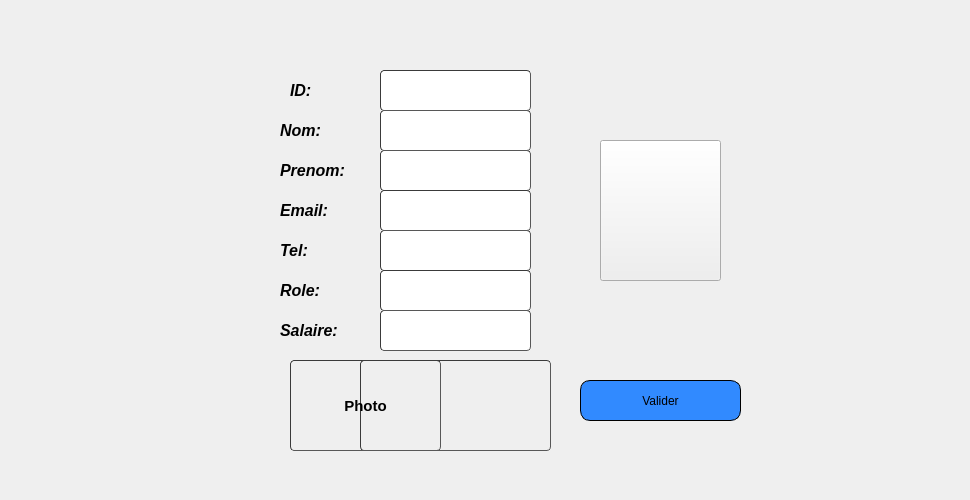
     <widget class="QWidget" name="page">
      <widget class="QLabel" name="text_nb">
       <property name="geometry">
        <rect>
         <x>280</x>
         <y>320</y>
         <width>91</width>
         <height>21</height>
        </rect>
       </property>
       <property name="font">
        <font>
         <pointsize>10</pointsize>
        </font>
       </property>
       <property name="text">
        <string>&lt;html&gt;&lt;head/&gt;&lt;body&gt;&lt;p&gt;&lt;span style=&quot; font-size:12pt; font-weight:600; font-style:italic;&quot;&gt;Salaire:&lt;/span&gt;&lt;/p&gt;&lt;/body&gt;&lt;/html&gt;</string>
       </property>
      </widget>
      <widget class="QLabel" name="text_prix">
       <property name="geometry">
        <rect>
         <x>280</x>
         <y>240</y>
         <width>61</width>
         <height>21</height>
        </rect>
       </property>
       <property name="font">
        <font>
         <pointsize>10</pointsize>
        </font>
       </property>
       <property name="text">
        <string>&lt;html&gt;&lt;head/&gt;&lt;body&gt;&lt;p&gt;&lt;span style=&quot; font-size:12pt; font-weight:600; font-style:italic;&quot;&gt;Tel:&lt;/span&gt;&lt;/p&gt;&lt;/body&gt;&lt;/html&gt;</string>
       </property>
      </widget>
      <widget class="QLabel" name="label_17">
       <property name="geometry">
        <rect>
         <x>290</x>
         <y>80</y>
         <width>51</width>
         <height>21</height>
        </rect>
       </property>
       <property name="font">
        <font>
         <pointsize>10</pointsize>
        </font>
       </property>
       <property name="text">
        <string>&lt;html&gt;&lt;head/&gt;&lt;body&gt;&lt;p&gt;&lt;span style=&quot; font-size:12pt; font-weight:600; font-style:italic;&quot;&gt;ID:&lt;/span&gt;&lt;/p&gt;&lt;/body&gt;&lt;/html&gt;</string>
       </property>
      </widget>
      <widget class="QLineEdit" name="prenom_emp">
       <property name="geometry">
        <rect>
         <x>380</x>
         <y>150</y>
         <width>151</width>
         <height>41</height>
        </rect>
       </property>
       <property name="styleSheet">
        <string notr="true">	border-width: 1px; border-radius: 4px;
	border-color: rgb(58, 58, 58);
	border-style: inset;
	padding: 0 8px;


	selection-color: rgb(60, 63, 65);</string>
       </property>
      </widget>
      <widget class="QLineEdit" name="tel_emp">
       <property name="geometry">
        <rect>
         <x>380</x>
         <y>230</y>
         <width>151</width>
         <height>41</height>
        </rect>
       </property>
       <property name="styleSheet">
        <string notr="true">	border-width: 1px; border-radius: 4px;
	border-color: rgb(58, 58, 58);
	border-style: inset;
	padding: 0 8px;


	selection-color: rgb(60, 63, 65);</string>
       </property>
      </widget>
      <widget class="QLabel" name="text_lieu">
       <property name="geometry">
        <rect>
         <x>280</x>
         <y>160</y>
         <width>91</width>
         <height>21</height>
        </rect>
       </property>
       <property name="font">
        <font>
         <pointsize>10</pointsize>
        </font>
       </property>
       <property name="text">
        <string>&lt;html&gt;&lt;head/&gt;&lt;body&gt;&lt;p&gt;&lt;span style=&quot; font-size:12pt; font-weight:600; font-style:italic;&quot;&gt;Prenom:&lt;/span&gt;&lt;/p&gt;&lt;/body&gt;&lt;/html&gt;</string>
       </property>
      </widget>
      <widget class="QLineEdit" name="nom_emp">
       <property name="geometry">
        <rect>
         <x>380</x>
         <y>110</y>
         <width>151</width>
         <height>41</height>
        </rect>
       </property>
       <property name="styleSheet">
        <string notr="true">	border-width: 1px; border-radius: 4px;
	border-color: rgb(58, 58, 58);
	border-style: inset;
	padding: 0 8px;


	selection-color: rgb(60, 63, 65);</string>
       </property>
      </widget>
      <widget class="QLineEdit" name="email_emp">
       <property name="geometry">
        <rect>
         <x>380</x>
         <y>190</y>
         <width>151</width>
         <height>41</height>
        </rect>
       </property>
       <property name="styleSheet">
        <string notr="true">	border-width: 1px; border-radius: 4px;
	border-color: rgb(58, 58, 58);
	border-style: inset;
	padding: 0 8px;


	selection-color: rgb(60, 63, 65);</string>
       </property>
      </widget>
      <widget class="QLabel" name="text_date">
       <property name="geometry">
        <rect>
         <x>280</x>
         <y>200</y>
         <width>71</width>
         <height>21</height>
        </rect>
       </property>
       <property name="font">
        <font>
         <pointsize>10</pointsize>
        </font>
       </property>
       <property name="text">
        <string>&lt;html&gt;&lt;head/&gt;&lt;body&gt;&lt;p&gt;&lt;span style=&quot; font-size:12pt; font-weight:600; font-style:italic;&quot;&gt;Email:&lt;/span&gt;&lt;/p&gt;&lt;/body&gt;&lt;/html&gt;</string>
       </property>
      </widget>
      <widget class="QPushButton" name="Valider_emp">
       <property name="geometry">
        <rect>
         <x>580</x>
         <y>380</y>
         <width>161</width>
         <height>41</height>
        </rect>
       </property>
       <property name="styleSheet">
        <string notr="true">		border: 1px solid black;
border-radius: 10px;
padding: 0 8px;
background: #318aff;
font: bold, &quot;Arial&quot;;;
text-align:center;

</string>
       </property>
       <property name="text">
        <string>Valider</string>
       </property>
       <property name="icon">
        <iconset resource="projet.qrc">
         <normaloff>:/icons/label.png</normaloff>:/icons/label.png</iconset>
       </property>
       <property name="iconSize">
        <size>
         <width>30</width>
         <height>30</height>
        </size>
       </property>
      </widget>
      <widget class="QLineEdit" name="id_emp">
       <property name="geometry">
        <rect>
         <x>380</x>
         <y>70</y>
         <width>151</width>
         <height>41</height>
        </rect>
       </property>
       <property name="styleSheet">
        <string notr="true">	border-width: 1px; border-radius: 4px;
	border-color: rgb(58, 58, 58);
	border-style: inset;
	padding: 0 8px;


	selection-color: rgb(60, 63, 65);
color: rgb(255, 255, 127);</string>
       </property>
       <property name="echoMode">
        <enum>QLineEdit::Password</enum>
       </property>
      </widget>
      <widget class="QLabel" name="text_nom">
       <property name="geometry">
        <rect>
         <x>280</x>
         <y>120</y>
         <width>61</width>
         <height>21</height>
        </rect>
       </property>
       <property name="font">
        <font>
         <pointsize>10</pointsize>
        </font>
       </property>
       <property name="text">
        <string>&lt;html&gt;&lt;head/&gt;&lt;body&gt;&lt;p&gt;&lt;span style=&quot; font-size:12pt; font-weight:600; font-style:italic;&quot;&gt;Nom:&lt;/span&gt;&lt;/p&gt;&lt;/body&gt;&lt;/html&gt;</string>
       </property>
      </widget>
      <widget class="QLineEdit" name="salaire_emp">
       <property name="geometry">
        <rect>
         <x>380</x>
         <y>310</y>
         <width>151</width>
         <height>41</height>
        </rect>
       </property>
       <property name="styleSheet">
        <string notr="true">	border-width: 1px; border-radius: 4px;
	border-color: rgb(58, 58, 58);
	border-style: inset;
	padding: 0 8px;


	selection-color: rgb(60, 63, 65);</string>
       </property>
      </widget>
      <widget class="QPushButton" name="emp">
       <property name="geometry">
        <rect>
         <x>600</x>
         <y>140</y>
         <width>121</width>
         <height>141</height>
        </rect>
       </property>
       <property name="styleSheet">
        <string notr="true">gridline-color: rgb(0, 0, 0);</string>
       </property>
       <property name="text">
        <string/>
       </property>
       <property name="icon">
        <iconset resource="projet.qrc">
         <normaloff>:/icons/skills.png</normaloff>:/icons/skills.png</iconset>
       </property>
       <property name="iconSize">
        <size>
         <width>101</width>
         <height>81</height>
        </size>
       </property>
       <property name="autoDefault">
        <bool>false</bool>
       </property>
      </widget>
      <widget class="QLineEdit" name="role_emp">
       <property name="geometry">
        <rect>
         <x>380</x>
         <y>270</y>
         <width>151</width>
         <height>41</height>
        </rect>
       </property>
       <property name="styleSheet">
        <string notr="true">	border-width: 1px; border-radius: 4px;
	border-color: rgb(58, 58, 58);
	border-style: inset;
	padding: 0 8px;


	selection-color: rgb(60, 63, 65);</string>
       </property>
      </widget>
      <widget class="QLabel" name="text_nb_2">
       <property name="geometry">
        <rect>
         <x>280</x>
         <y>280</y>
         <width>61</width>
         <height>21</height>
        </rect>
       </property>
       <property name="font">
        <font>
         <pointsize>10</pointsize>
        </font>
       </property>
       <property name="text">
        <string>&lt;html&gt;&lt;head/&gt;&lt;body&gt;&lt;p&gt;&lt;span style=&quot; font-size:12pt; font-weight:600; font-style:italic;&quot;&gt;Role:&lt;/span&gt;&lt;/p&gt;&lt;/body&gt;&lt;/html&gt;</string>
       </property>
      </widget>
      <widget class="QLabel" name="image">
       <property name="geometry">
        <rect>
         <x>360</x>
         <y>360</y>
         <width>191</width>
         <height>91</height>
        </rect>
       </property>
       <property name="styleSheet">
        <string notr="true">	border-width: 1px; border-radius: 4px;
	border-color: rgb(58, 58, 58);
	border-style: inset;
	padding: 0 8px;


	selection-color: rgb(60, 63, 65);</string>
       </property>
       <property name="text">
        <string/>
       </property>
      </widget>
      <widget class="QPushButton" name="push_photo_emp">
       <property name="geometry">
        <rect>
         <x>290</x>
         <y>360</y>
         <width>151</width>
         <height>91</height>
        </rect>
       </property>
       <property name="font">
        <font>
         <pointsize>11</pointsize>
         <weight>75</weight>
         <bold>true</bold>
        </font>
       </property>
       <property name="styleSheet">
        <string notr="true">	border-width: 1px; border-radius: 4px;
	border-color: rgb(58, 58, 58);
	border-style: inset;
	padding: 0 8px;


	selection-color: rgb(60, 63, 65);</string>
       </property>
       <property name="text">
        <string>Photo</string>
       </property>
       <property name="icon">
        <iconset resource="projet.qrc">
         <normaloff>:/icons/gallery.png</normaloff>:/icons/gallery.png</iconset>
       </property>
       <property name="iconSize">
        <size>
         <width>50</width>
         <height>50</height>
        </size>
       </property>
      </widget>
      <widget class="QLabel" name="label_30">
       <property name="geometry">
        <rect>
         <x>220</x>
         <y>30</y>
         <width>551</width>
         <height>431</height>
        </rect>
       </property>
       <property name="text">
        <string/>
       </property>
       <property name="pixmap">
        <pixmap resource="projet.qrc">:/icons/imf.jpg</pixmap>
       </property>
      </widget>
      <widget class="QLabel" name="label_31">
       <property name="geometry">
        <rect>
         <x>10</x>
         <y>0</y>
         <width>951</width>
         <height>491</height>
        </rect>
       </property>
       <property name="text">
        <string/>
       </property>
       <property name="pixmap">
        <pixmap resource="projet.qrc">:/icons/haya.png</pixmap>
       </property>
      </widget>
      <zorder>label_31</zorder>
      <zorder>label_30</zorder>
      <zorder>text_nb</zorder>
      <zorder>text_prix</zorder>
      <zorder>label_17</zorder>
      <zorder>prenom_emp</zorder>
      <zorder>tel_emp</zorder>
      <zorder>text_lieu</zorder>
      <zorder>nom_emp</zorder>
      <zorder>email_emp</zorder>
      <zorder>text_date</zorder>
      <zorder>Valider_emp</zorder>
      <zorder>id_emp</zorder>
      <zorder>text_nom</zorder>
      <zorder>salaire_emp</zorder>
      <zorder>emp</zorder>
      <zorder>role_emp</zorder>
      <zorder>text_nb_2</zorder>
      <zorder>image</zorder>
      <zorder>push_photo_emp</zorder>
     </widget>
